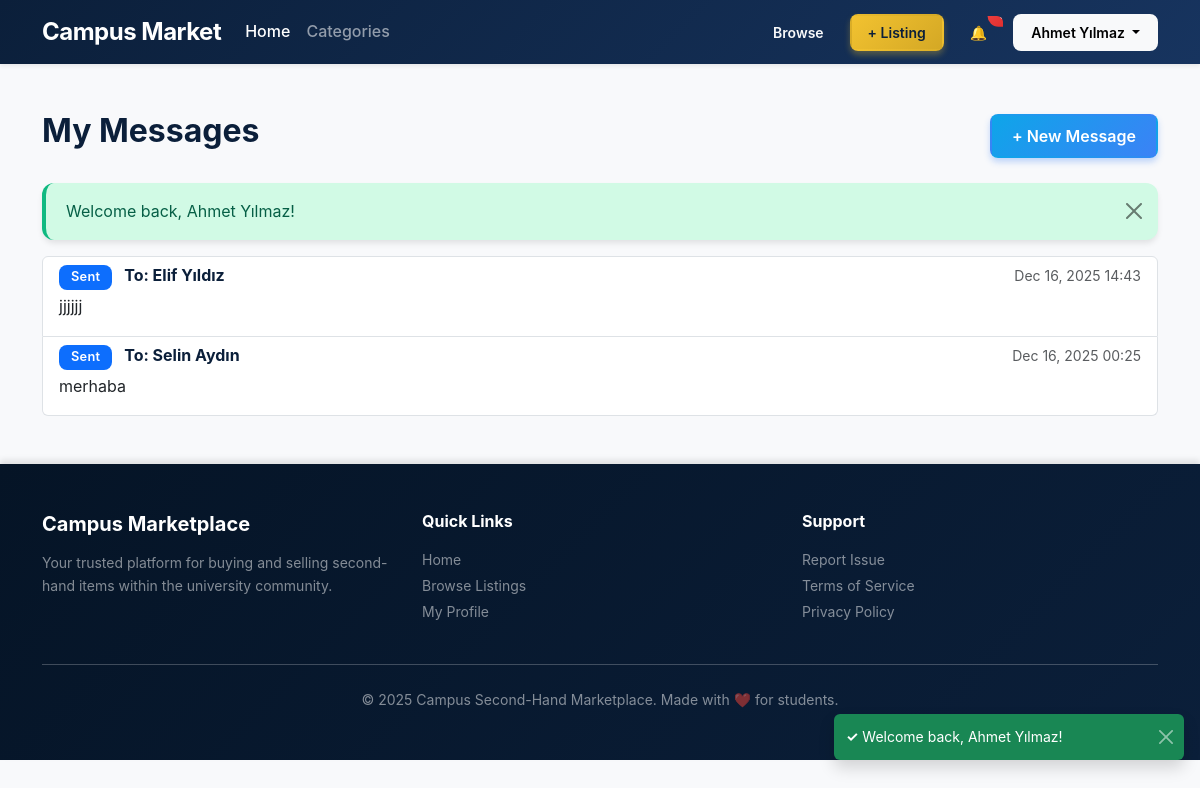
The app's page /pages/messages.php (signed in) with its own data.
### tables this page shows
CREATE TABLE `Message` (
  `MessageID` int NOT NULL AUTO_INCREMENT,
  `MessageText` text NOT NULL,
  `SentDate` datetime NOT NULL DEFAULT CURRENT_TIMESTAMP,
  `SenderID` int NOT NULL,
  `ReceiverID` int NOT NULL,
  PRIMARY KEY (`MessageID`),
  KEY `fk_message_sender` (`SenderID`),
  KEY `fk_message_receiver` (`ReceiverID`),
  CONSTRAINT `fk_message_receiver` FOREIGN KEY (`ReceiverID`) REFERENCES `User` (`UserID`) ON DELETE CASCADE ON UPDATE CASCADE,
  CONSTRAINT `fk_message_sender` FOREIGN KEY (`SenderID`) REFERENCES `User` (`UserID`) ON DELETE CASCADE ON UPDATE CASCADE
);

CREATE TABLE `User` (
  `UserID` int NOT NULL AUTO_INCREMENT,
  `Name` varchar(100) NOT NULL,
  `Email` varchar(100) NOT NULL,
  `Password` varchar(255) NOT NULL,
  `Phone` varchar(20) DEFAULT NULL,
  `RoleID` int NOT NULL,
  PRIMARY KEY (`UserID`),
  UNIQUE KEY `Email` (`Email`),
  KEY `fk_user_role` (`RoleID`),
  CONSTRAINT `fk_user_role` FOREIGN KEY (`RoleID`) REFERENCES `Role` (`RoleID`) ON DELETE RESTRICT ON UPDATE CASCADE
);

### pages/messages.php (the view, shortened to what this page needs)
<?php
require_once __DIR__ . '/../config/db.php';
$messages = [];
$successMessage = '';
if (isset($_SESSION['success_message'])) {
    $successMessage = $_SESSION['success_message'];
}
try {
    $messagesSql = <<<SQL
    SELECT
        M.MessageID,
        M.MessageText,
        M.SentDate,
        M.SenderID,
        M.ReceiverID,
        Sender.Name AS SenderName,
        Receiver.Name AS ReceiverName
    FROM Message M
    INNER JOIN User Sender ON Sender.UserID = M.SenderID
    INNER JOIN User Receiver ON Receiver.UserID = M.ReceiverID
    WHERE M.SenderID = :user_id_sender OR M.ReceiverID = :user_id_receiver
    ORDER BY M.SentDate DESC;
    SQL;
    $messagesStmt = $pdo->prepare($messagesSql);
    $messagesStmt->bindValue(':user_id_sender', $_SESSION['user_id'], PDO::PARAM_INT);
    $messagesStmt->bindValue(':user_id_receiver', $_SESSION['user_id'], PDO::PARAM_INT);
    $messagesStmt->execute();
    $messages = $messagesStmt->fetchAll();
} catch (PDOException $e) {
    $errorMessage = 'Failed to load messages: ' . htmlspecialchars($e->getMessage(), ENT_QUOTES, 'UTF-8');
}
require_once __DIR__ . '/../includes/header.php';
?>
<main class="container py-5">
    <div class="d-flex justify-content-between align-items-center mb-4">
        <h2>My Messages</h2>
        <a href="/campus-marketplace/pages/send-message.php" class="btn btn-primary">+ New Message</a>
    </div>
    <?php if ($successMessage !== ''): ?>
        <div class="alert alert-success alert-dismissible fade show" role="alert">
            <?php echo $successMessage; ?>
            <button type="button" class="btn-close" data-bs-dismiss="alert" aria-label="Close"></button>
        </div>
    <?php endif; ?>
    <?php if (empty($messages)): ?>
        <div class="empty-state">
            <div class="empty-state-icon">💬</div>
            <h4>No Messages Yet</h4>
            <p>Start a conversation with sellers to negotiate prices and arrange meetups!</p>
            <a href="/campus-marketplace/pages/listings.php" class="btn btn-primary">Browse Listings</a>
        </div>
    <?php else: ?>
        <div class="list-group">
            <?php foreach ($messages as $msg): ?>
                <?php
                $isSender = (int)$msg['SenderID'] === (int)$_SESSION['user_id'];
                $otherUser = $isSender ? $msg['ReceiverName'] : $msg['SenderName'];
                ?>
                <div class="list-group-item">
                    <div class="d-flex w-100 justify-content-between">
                        <h6 class="mb-1">
                            <?php if ($isSender): ?>
                                <span class="badge bg-primary me-2">Sent</span>
                                To: <?php echo htmlspecialchars($otherUser, ENT_QUOTES, 'UTF-8'); ?>
                            <?php else: ?>
                                <span class="badge bg-success me-2">Received</span>
                                From: <?php echo htmlspecialchars($otherUser, ENT_QUOTES, 'UTF-8'); ?>
                            <?php endif; ?>
                        </h6>
                        <small class="text-muted"><?php echo date('M d, Y H:i', strtotime($msg['SentDate'])); ?></small>
                    </div>
                    <p class="mb-2"><?php echo nl2br(htmlspecialchars($msg['MessageText'], ENT_QUOTES, 'UTF-8')); ?></p>
                </div>
            <?php endforeach; ?>
        </div>
    <?php endif; ?>
</main>
<?php require_once __DIR__ . '/../includes/footer.php'; ?>

### assets/css/style.css (style rules this page uses)
:root { --navy: #0b1f3a; --navy-light: #17345f; --navy-dark: #051426; --gold: #f2c230; --gold-light: #f9d96f; --gold-dark: #d4a825; --light-bg: #f8f9fb; --white: #ffffff; --text-primary: #111827; --text-secondary: #6b7280; --text-muted: #9ca3af; --success: #10b981; --success-light: #d1fae5; --danger: #ef4444; --danger-light: #fee2e2; --warning: #f59e0b; --warning-light: #fef3c7; --info: #3b82f6; --info-light: #dbeafe; --shadow-sm: 0 1px 2px 0 rgba(0, 0, 0, 0.05); --shadow-md: 0 4px 6px -1px rgba(0, 0, 0, 0.1); --shadow-lg: 0 10px 15px -3px rgba(0, 0, 0, 0.1); --shadow-xl: 0 20px 25px -5px rgba(0, 0, 0, 0.1); --shadow-2xl: 0 25px 50px -12px rgba(0, 0, 0, 0.25); --radius-sm: 0.375rem; --radius-md: 0.5rem; --radius-lg: 0.75rem; --radius-xl: 1rem; --radius-2xl: 1.5rem; --transition-fast: 150ms cubic-bezier(0.4, 0, 0.2, 1); --transition-base: 200ms cubic-bezier(0.4, 0, 0.2, 1); --transition-slow: 300ms cubic-bezier(0.4, 0, 0.2, 1); }
* { box-sizing: border-box; }
body { background-color: var(--light-bg); color: var(--text-primary); font-family: -apple-system, BlinkMacSystemFont, 'Segoe UI', Roboto, 'Helvetica Neue', Arial, sans-serif; line-height: 1.6; min-height: 100vh; }
html { scroll-behavior: smooth; }
h1, h2, h3, h4, h5, h6 { font-weight: 700; line-height: 1.2; color: var(--navy); }
.btn { border-radius: var(--radius-md); font-weight: 600; padding: 0.5rem 1.25rem; transition: all var(--transition-base); border: 2px solid transparent; position: relative; overflow: hidden; }
.btn::before { content: ''; position: absolute; top: 50%; left: 50%; width: 0; height: 0; border-radius: 50%; background: rgba(255, 255, 255, 0.2); transform: translate(-50%, -50%); transition: width var(--transition-slow), height var(--transition-slow); }
.btn-primary { background: linear-gradient(135deg, #0ea5e9 0%, #3b82f6 100%); border-color: transparent; box-shadow: 0 4px 6px rgba(59, 130, 246, 0.3); }
.badge { padding: 0.375rem 0.75rem; border-radius: var(--radius-md); font-weight: 600; font-size: 0.8rem; letter-spacing: 0.3px; }
.alert { border: none; border-radius: var(--radius-lg); padding: 1rem 1.25rem; box-shadow: var(--shadow-md); border-left: 4px solid; }
.alert-success { background: var(--success-light); border-left-color: var(--success); color: #065f46; }

### records on screen
message: ReceiverID.Name "Elif Yıldız", SentDate "Dec 16, 2025 14:43", MessageText "jjjjjj"
message: ReceiverID.Name "Selin Aydın", SentDate "Dec 16, 2025 00:25", MessageText "merhaba"

### other values on screen
cleanInput($currentUser ?? 'User') "Ahmet Yılmaz"
$successMessage "Welcome back, Ahmet Yılmaz!"
